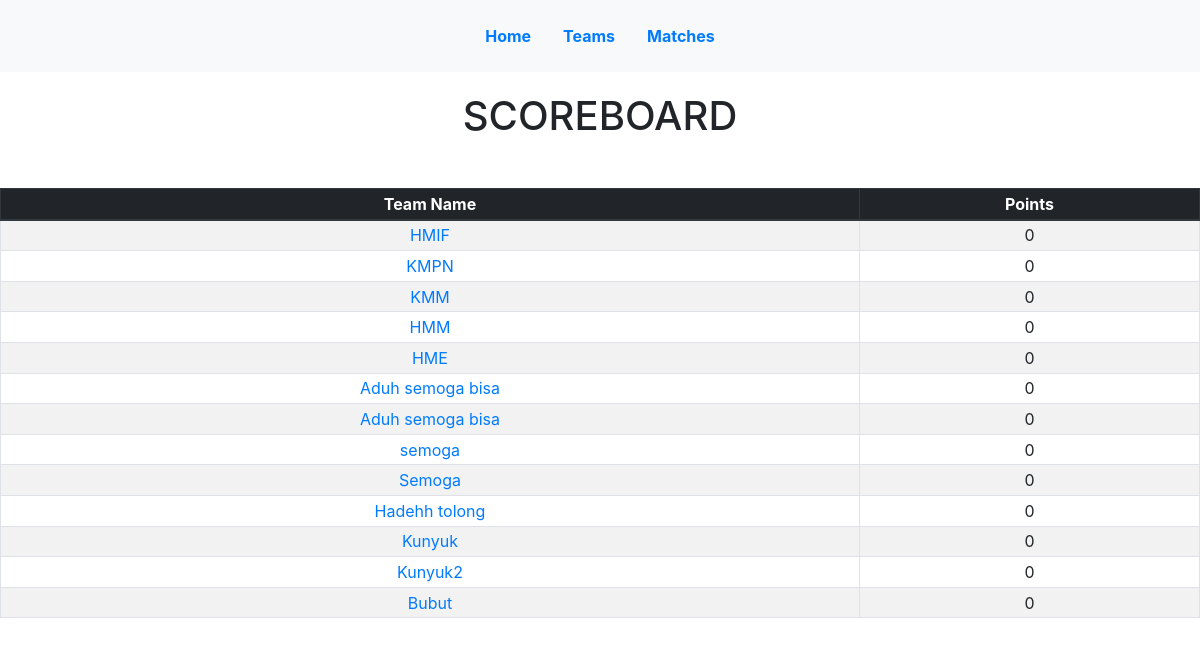
The page /scoreboard/ on the database its author committed.
### stats/models.py (models this page shows, shortened)
class Team(models.Model):
    class Meta:
        ordering = ['-win','-draw','-lose','-goal_for','-goal_against']
    name = models.CharField(max_length=100)
    logo = models.ImageField(null=True, blank=True)
    points = models.IntegerField(default=0)
    goal_for = models.IntegerField(default=0)
    goal_against = models.IntegerField(default=0)
    win = models.IntegerField(default=0)
    lose = models.IntegerField(default=0)
    draw = models.IntegerField(default=0)

### stats/views.py (the view)
# urls.py: path('scoreboard/',views.ScoreboardView.as_view(),name='scoreboard'),
class ScoreboardView(ListView):
    model = Team
    context_object_name = 'team_list'
    template_name = 'scoreboard.html'

### templates/scoreboard.html
{% extends 'base.html' %}
{% block content %}
  <h1 class="text-center mb-5">SCOREBOARD</h1>
  <div class="table-responsive">
  <table class="scoreboard table table-striped table-bordered table-sm">
    <thead class="thead-dark">
      <tr>
        <th>Team Name</th>
        <th>Points</th>
      </tr>
    </thead>
    <tbody>
      {% for team in team_list %}
      <tr>
      <td><a href="{% url 'team_detail' team.pk %}">{{team.name}}</a></td>
        <td>{{team.points}}</td>
      </tr>
      {% endfor %}
    </tbody>
  </table>
  </div>
{% endblock content %}

### static/base.css (style rules this page uses)
.scoreboard { width:100%; text-align: center; }

### rows shown on the page
Team: name "HMIF", points "0"
Team: name "KMPN", points "0"
Team: name "KMM", points "0"
Team: name "HMM", points "0"
Team: name "HME", points "0"
Team: name "Aduh semoga bisa", points "0"
Team: name "Aduh semoga bisa", points "0"
Team: name "semoga", points "0"
Team: name "Semoga", points "0"
Team: name "Hadehh tolong", points "0"
Team: name "Kunyuk", points "0"
Team: name "Kunyuk2", points "0"
Team: name "Bubut", points "0"
